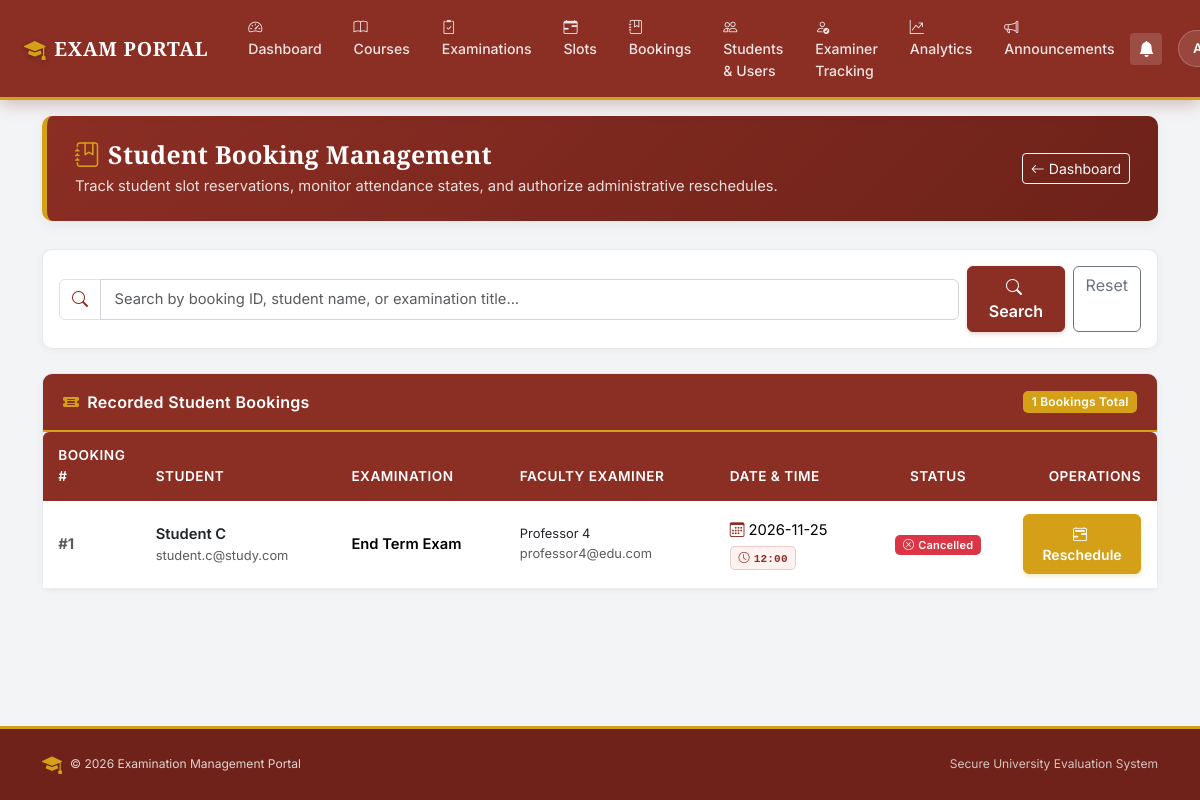
Screenshot of /admin/bookings (signed in) with the database file from the repository.
### models.py (models this page shows, shortened)
class BaseModel(db.Model):
    __abstract__ = True

class Booking(BaseModel):
    id = db.Column(db.Integer, primary_key=True)
    student_id = db.Column(db.Integer, db.ForeignKey("user.id"), nullable=False)
    slot_id = db.Column(db.Integer, db.ForeignKey("examination_slot.id"), nullable=False)
    status = db.Column(db.String(20), default="Booked")
    student = db.relationship("User", backref="bookings")
    slot = db.relationship("ExaminationSlot", backref="bookings")

class User(BaseModel):
    id = db.Column(db.Integer, primary_key=True)
    name = db.Column(db.String(100), nullable=False)
    email = db.Column(db.String(100), unique=True, nullable=False)
    password_hash = db.Column(db.String(200), nullable=False)
    role = db.Column(db.String(20), nullable=False)
    is_approved = db.Column(db.Boolean, default=False)
    is_active = db.Column(db.Boolean, default=True)

class Examination(BaseModel):
    id = db.Column(db.Integer, primary_key=True)
    name = db.Column(db.String(100), nullable=False)
    course_id = db.Column(db.Integer, db.ForeignKey("course.id"), nullable=False)
    status = db.Column(db.String(30), default="Draft")
    slot_creation_start = db.Column(db.String(30))
    slot_creation_end = db.Column(db.String(30))
    slot_creation_open = db.Column(db.Boolean, default=False)
    booking_open = db.Column(db.Boolean, default=False)
    booking_start = db.Column(db.String(30))
    booking_end = db.Column(db.String(30))
    slot_creation_override = db.Column(db.String(10), default=None)
    booking_override = db.Column(db.String(10), default=None)
    course = db.relationship("Course", backref="examinations")

class ExaminationSlot(BaseModel):
    id = db.Column(db.Integer, primary_key=True)
    examination_id = db.Column(db.Integer, db.ForeignKey("examination.id"), nullable=False)
    examiner_id = db.Column(db.Integer, db.ForeignKey("user.id"), nullable=False)
    date = db.Column(db.String(20), nullable=False)
    time = db.Column(db.String(20), nullable=False)
    capacity = db.Column(db.Integer, default=1)
    examination = db.relationship("Examination", backref="slots")
    examiner = db.relationship("User", backref="assigned_slots")

### routes/admin.py (the view)
@role_required("Admin")
def admin_bookings():
    search = (request.args.get("search") or "").strip().lower()
    bookings = Booking.query.all()
    if search:
        bookings = [
            b for b in bookings
            if search in str(b.id) or search in b.student.name.lower() or search in b.student.email.lower() or search in b.slot.examination.name.lower()
        ]
    return render_template("admin_bookings.html", bookings=bookings, search=search)

### app.py (called while the page is built)
@app.context_processor
def inject_global_data():
    unread_count = 0
    if "user_id" in session:
        try:
            unread_count = Notification.query.filter_by(
                user_id=session["user_id"], is_read=False
            ).count()
        except Exception:
            pass
    return dict(unread_notifications_count=unread_count)

### helpers.py (called while the page is built)
def role_required(required_role):
    def decorator(fn):
        @wraps(fn)
        def wrapper(*args, **kwargs):
            uid = session.get("user_id")
            if not uid:
                return redirect(url_for("login"))
            user = db.session.get(User, uid) if hasattr(db.session, "get") else User.query.get(uid)
            if not user or not user.is_active:
                session.clear()
                return redirect(url_for("login"))
            if user.role != required_role:
                abort(403)
            if user.role == "Examiner" and not user.is_approved:
                session.clear()
                return redirect(url_for("login"))
            return fn(*args, **kwargs)
        return wrapper
    return decorator

### templates/admin_bookings.html (shortened to what this page needs)
{% extends "base.html" %}
{% block content %}
<div class="container my-3">
    <div class="erp-header">
        <div class="d-flex justify-content-between align-items-center flex-wrap gap-2">
            <div>
                <h2><i class="bi bi-journal-bookmark me-2 text-gold"></i>Student Booking Management</h2>
                <p>Track student slot reservations, monitor attendance states, and authorize administrative reschedules.</p>
            </div>
            <div>
                <a href="{{ url_for('admin_dashboard') }}" class="btn btn-outline-light btn-sm">
                    <i class="bi bi-arrow-left me-1"></i>Dashboard
                </a>
            </div>
        </div>
    </div>
    <div class="card mb-4">
        <div class="card-body p-3">
            <form method="GET" class="row g-2 align-items-center">
                <div class="col-md-10">
                    <div class="input-group">
                        <span class="input-group-text bg-white"><i class="bi bi-search text-maroon"></i></span>
                        <input type="text" name="search" class="form-control" placeholder="Search by booking ID, student name, or examination title..." value="{{ search }}">
                    </div>
                </div>
                <div class="col-md-2 d-flex gap-2">
                    <button type="submit" class="btn btn-primary flex-grow-1"><i class="bi bi-search me-1"></i>Search</button>
                    <a href="{{ url_for('admin_bookings') }}" class="btn btn-outline-secondary">Reset</a>
                </div>
            </form>
        </div>
    </div>
    <div class="card">
        <div class="card-header card-header-maroon d-flex justify-content-between align-items-center">
            <span><i class="bi bi-ticket-detailed-fill me-2 text-gold"></i>Recorded Student Bookings</span>
            <span class="badge bg-gold text-dark">{{ bookings|length }} Bookings Total</span>
        </div>
        <div class="card-body p-0">
            <div class="table-responsive">
                <table class="table table-hover align-middle mb-0">
                    <thead>
                        <tr>
                            <th style="width: 80px;">Booking #</th>
                            <th>Student</th>
                            <th>Examination</th>
                            <th>Faculty Examiner</th>
                            <th>Date &amp; Time</th>
                            <th class="text-center">Status</th>
                            <th class="text-end pe-3" style="width: 140px;">Operations</th>
                        </tr>
                    </thead>
                    <tbody>
                        {% for booking in bookings %}
                        <tr>
                            <td class="fw-bold text-muted">#{{ booking.id }}</td>
                            <td>
                                <div class="fw-semibold text-dark">{{ booking.student.name }}</div>
                                <div class="small text-muted">{{ booking.student.email }}</div>
                            </td>
                            <td>
                                <span class="fw-semibold">{{ booking.slot.examination.name }}</span>
                            </td>
                            <td>
                                <div class="small text-dark">{{ booking.slot.examiner.name }}</div>
                                <div class="small text-muted">{{ booking.slot.examiner.email }}</div>
                            </td>
                            <td>
                                <div><i class="bi bi-calendar3 text-maroon me-1"></i>{{ booking.slot.date }}</div>
                                <span class="badge font-monospace mt-1" style="background-color: var(--maroon-subtle); color: var(--maroon); border: 1px solid rgba(139,46,36,0.2);">
                                    <i class="bi bi-clock me-1"></i>{{ booking.slot.time }}
                                </span>
                            </td>
                            <td class="text-center">
                                {% if booking.status == 'Confirmed' or booking.status == 'Booked' %}
                                <span class="badge bg-success"><i class="bi bi-check-circle me-1"></i>{{ booking.status }}</span>
                                {% elif booking.status == 'Completed' or booking.status == 'Evaluated' %}
                                <span class="badge bg-primary"><i class="bi bi-award me-1"></i>{{ booking.status }}</span>
                                {% elif booking.status == 'Cancelled' %}
                                <span class="badge bg-danger"><i class="bi bi-x-circle me-1"></i>Cancelled</span>
                                {% else %}
                                <span class="badge bg-gold text-dark">{{ booking.status }}</span>
                                {% endif %}
                            </td>
                            <td class="text-end pe-3">
                                <a href="{{ url_for('reschedule_booking', booking_id=booking.id) }}" class="btn btn-gold btn-sm">
                                    <i class="bi bi-calendar2-range me-1"></i>Reschedule
                                </a>
                            </td>
                        </tr>
                        {% endfor %}
                    </tbody>
                </table>
            </div>
        </div>
    </div>
</div>
{% endblock %}

### templates/base.html (style rules this page uses)
:root { --maroon: #8B2E24; --maroon-dark: #6E2219; --maroon-light: #A3382D; --maroon-subtle: #FDF2F0; --gold: #D4A017; --gold-dark: #B58810; --gold-light: #FEF8E7; --gold-subtle: #FFFDF5; --bg-light: #F3F4F6; --card-bg: #FFFFFF; --text-dark: #1F2937; --text-muted: #6B7280; --border-color: #E5E7EB; --shadow-sm: 0 2px 6px rgba(0, 0, 0, 0.04); --shadow-md: 0 4px 14px rgba(0, 0, 0, 0.06); --shadow-lg: 0 10px 25px rgba(139, 46, 36, 0.10); --radius: 0.625rem; }
body { padding-top: 68px; background-color: var(--bg-light); color: var(--text-dark); font-family: 'Inter', -apple-system, BlinkMacSystemFont, "Segoe UI", Roboto, sans-serif; font-size: 0.95rem; line-height: 1.55; min-height: 100vh; display: flex; flex-direction: column; }
.erp-header { background: linear-gradient(135deg, var(--maroon) 0%, var(--maroon-dark) 100%); color: #FFFFFF; border-radius: var(--radius); padding: 1.5rem 1.75rem; margin-bottom: 1.75rem; border-left: 5px solid var(--gold); box-shadow: var(--shadow-md); position: relative; overflow: hidden; }
.erp-header h2 { font-family: 'Cinzel', Georgia, serif; font-weight: 700; font-size: 1.55rem; margin-bottom: 0.3rem; letter-spacing: 0.3px; }
.erp-header p { color: rgba(255, 255, 255, 0.85); font-size: 0.92rem; margin-bottom: 0; }
.card { background-color: var(--card-bg); border: 1px solid var(--border-color); border-radius: var(--radius); box-shadow: var(--shadow-sm); transition: box-shadow 0.2s ease, transform 0.2s ease; }
.card-header { background-color: #FFFFFF; border-bottom: 1px solid var(--border-color); padding: 1rem 1.25rem; font-weight: 600; font-size: 1rem; color: var(--maroon); }
.card-header-maroon { background-color: var(--maroon) !important; color: #FFFFFF !important; border-bottom: 2.5px solid var(--gold) !important; padding: 0.95rem 1.25rem !important; font-weight: 600; letter-spacing: 0.3px; border-top-left-radius: calc(var(--radius) - 1px) !important; border-top-right-radius: calc(var(--radius) - 1px) !important; }
.btn-primary { background-color: var(--maroon) !important; border-color: var(--maroon) !important; color: #FFFFFF !important; font-weight: 600; padding: 0.5rem 1.15rem; border-radius: 6px; box-shadow: 0 2px 4px rgba(139, 46, 36, 0.2); transition: all 0.2s ease; }
.btn-gold { background-color: var(--gold) !important; border-color: var(--gold) !important; color: #FFFFFF !important; font-weight: 600; padding: 0.5rem 1.15rem; border-radius: 6px; box-shadow: 0 2px 4px rgba(212, 160, 23, 0.25); transition: all 0.2s ease; }
.text-gold { color: var(--gold) !important; }
.text-maroon { color: var(--maroon) !important; }
.bg-gold { background-color: var(--gold) !important; color: #FFFFFF !important; }
.table { border-color: var(--border-color); vertical-align: middle; font-size: 0.92rem; margin-bottom: 0; }
.table thead th { background-color: var(--maroon) !important; color: #FFFFFF !important; font-weight: 600; font-size: 0.85rem; text-transform: uppercase; letter-spacing: 0.5px; padding: 0.85rem 0.95rem; border: none; }
.table thead th:first-child { border-top-left-radius: 6px; }
.table thead th:last-child { border-top-right-radius: 6px; }
.table tbody td { padding: 0.85rem 0.95rem; border-bottom: 1px solid #ECEFF1; }
.badge { font-weight: 600; padding: 0.4em 0.7em; letter-spacing: 0.2px; border-radius: 5px; }
.form-control, .form-select { border: 1px solid #D1D5DB; border-radius: 6px; padding: 0.55rem 0.85rem; font-size: 0.92rem; transition: all 0.2s ease; }
a { color: var(--maroon); text-decoration: none; transition: color 0.15s ease; }

### rows the page displays
Booking: id "1", student.name "Student C", student.email "student.c@study.com", slot.examination.name "End Term Exam", slot.examiner.name "Professor 4", slot.examiner.email "professor4@edu.com", slot "2026-11-25", slot.time "12:00", status "Cancelled" (drawn)

### other values shown
{{ bookings|length }} "1"
{{ 2026 }} "2026"
